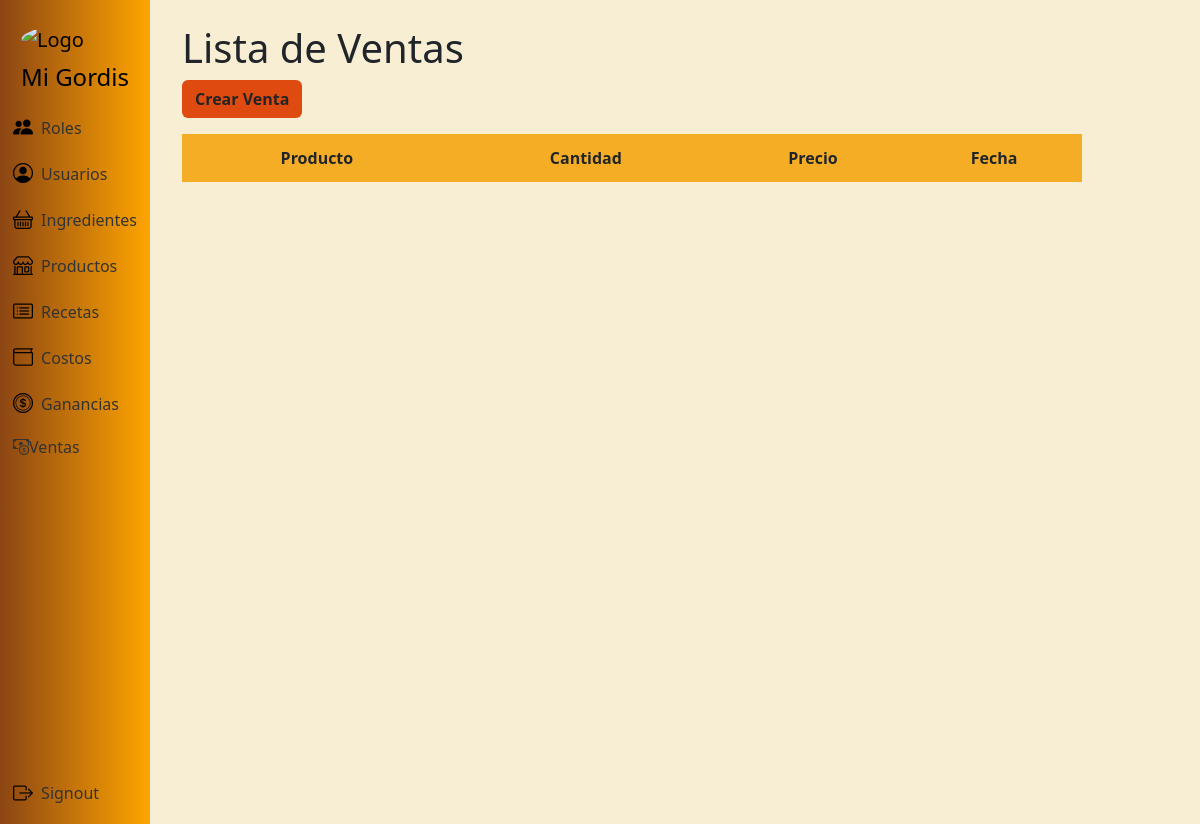
The app's page /ventas/ (signed in), older data.
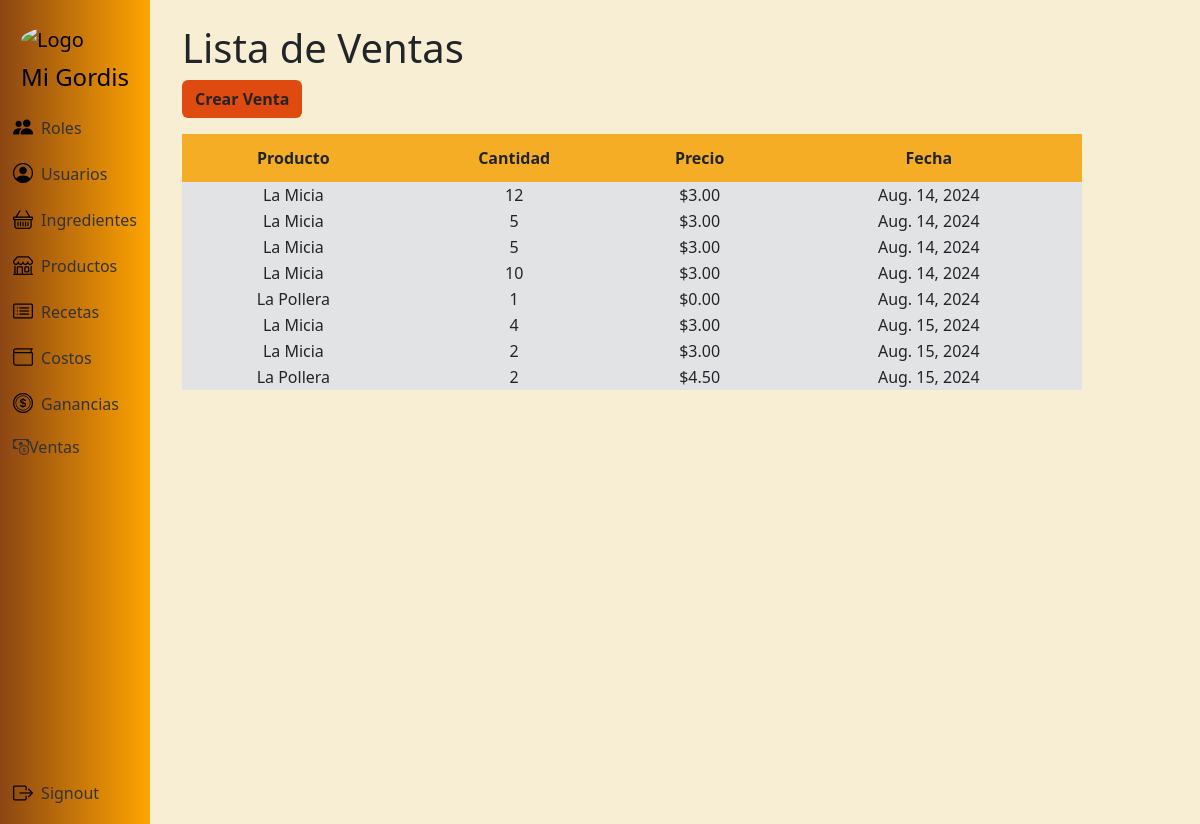
The same page, newer data.
### app/models.py (models this page shows, shortened)
class Venta(models.Model):
    producto = models.ForeignKey(Producto, on_delete=models.CASCADE)
    cantidad = models.PositiveIntegerField()
    precio = models.DecimalField(max_digits=10, decimal_places=2, editable=False)
    fecha = models.DateField(auto_now_add=True)

class Producto(models.Model):
    id_producto = models.AutoField(primary_key=True)
    nombre_producto = models.CharField(max_length=100)
    descripcion = models.TextField(blank=True, null=True)

### app/views.py (the view)
# urls.py: path('ventas/', views.venta_listar, name='venta_listar'),
@login_required
@admin_required
def venta_listar(request):
    ventas = Venta.objects.all()
    return render(request, 'venta/venta_listar.html', {'ventas': ventas})

### app/models.py (called while the page is built)
    @property
    def is_rol_admin(self):
        return self.rol.is_admin if self.rol else False

### app/templates/venta/venta_listar.html
{% extends 'layouts/base.html' %}
{% block content %}
<h1>Lista de Ventas</h1>
<a class="btn btn-color fw-bold mb-3" href="{% url 'venta_crear' %}" role="button">Crear Venta</a>
<table class="tb">
  <thead class="encabezado-tabla fw-bold">
    <tr>
      <th>Producto</th>
      <th>Cantidad</th>
      <th>Precio</th>
      <th>Fecha</th>
    </tr>
  </thead>
  <tbody class="bg-secondary-subtle">
    {% for venta in ventas %}
    <tr>
        <td>{{ venta.producto.nombre_producto }}</td>
        <td>{{ venta.cantidad }}</td>
        <td>${{ venta.precio }}</td>
        <td>{{ venta.fecha }}</td>
    </tr>
    {% endfor %}
  </tbody>
</table>
{% endblock %}

### app/templates/layouts/base.html (shortened to what this page needs)
<!DOCTYPE html>
<html lang="en">
<head>
    <link rel="stylesheet" href="https://cdn.jsdelivr.net/npm/bootstrap@5.3.2/dist/css/bootstrap.min.css">
    <link rel="stylesheet" href="https://cdn.jsdelivr.net/npm/bootstrap-icons@1.11.3/font/bootstrap-icons.min.css">
    {% load static %}
    <link rel="stylesheet" href="{% static 'css/styles.css' %}">
</head>
<body>
    <main>
        <nav class="navbar navbar-expand-lg navbar-light align-items-start">
            <div class="d-flex flex-column align-items-center justify-content-start h-100 w-100">
                <a class="navbar-brand d-flex flex-column m-auto gap-2" href="{% url 'home' %}">
                    <img src="{% static 'img/logo.jpg' %}" alt="Logo" class="logo-image rounded-circle">
                    <h4 class="text-center">Mi Gordis</h4>
                </a>
                <div class="d-flex flex-column h-100" id="navbarNav">
                    <ul class="navbar-nav flex-column h-100 justify-content-between">
                        <div>
                            <li class="nav-item">
                                <a class="nav-link" href="{% url 'roles' %}">
                                    <i class="bi bi-people-fill custom-icon"></i>
                                    Roles
                                </a>
                            </li>
                            <li class="nav-item">
                                <a class="nav-link" href="{% url 'usuarios' %}">
                                    <i class="bi bi-person-circle custom-icon"></i>
                                    Usuarios
                                </a>
                            </li>
                            <li class="nav-item">
                                <a class="nav-link" href="{% url 'ingredientes' %}">
                                    <i class="bi bi-basket custom-icon"></i>
                                    Ingredientes
                                </a>
                            </li>
                            <li clsss="nav-item">
                                <a class="nav-link" href="{% url 'productos' %}">
                                    <i class="bi bi-shop custom-icon"></i>
                                    Productos
                                </a>
                            </li>
                            <li class="nav-item">
                                <a class="nav-link" href="{% url 'recetas' %}">
                                    <i class="bi bi-card-list custom-icon"></i>
                                    Recetas
                                </a>
                            </li>
                            <li class="nav-item">
                                <a class="nav-link" href="{% url 'costos' %}">
                                    <i class="bi bi-wallet custom-icon"></i>
                                    Costos
                                </a>
                            </li>
                            <li class="nav-item">
                                <a class="nav-link" href="{% url 'ganancias' %}">
                                    <i class="bi bi-coin custom-icon"></i>
                                    Ganancias
                                </a>
                            </li>
                            <li class="nav-item">
                                <a class="nav-link" href="{% url 'venta_listar' %}">
                                    <i class="bi bi-cash-coin"></i>
                                    Ventas
                                </a>
                            </li>
                        </div>
                        <div>
                            <li class="nav-item">
                                <a class="nav-link" href="{% url 'signout' %}">
                                    <i class="bi bi-box-arrow-right custom-icon"></i>
                                    Signout
                                </a>
                            </li>
                        </div>
                    </ul>
                </div>
            </div>
        </nav>
        <div class="container mt-4">
            {% block content %}{% endblock %}
        </div>
    </main>
</body>
</html>

### app/static/css/styles.css (style rules this page uses)
.tb { width: 900px; text-align: center; }
.encabezado-tabla { background-color: #f5ad25; height: 3em; }
.btn-color { background-color: #df4a10; color: #242424; }

### app/templates/layouts/base.html (style rules this page uses)
html, body { height: 100%; margin: 0; padding: 0; }
body { background-color: #f8eed4; background-size: cover; background-repeat: no-repeat; background-position: center; background-attachment: fixed; padding-left: 170px; }
.navbar { background-image: linear-gradient(to right, #8B4513, #FFA500); position: fixed; left: 0; top: 0; bottom: 0; width: 150px; overflow-x: hidden; padding-top: 20px; }
.navbar .nav-link { color: #333; text-decoration: none; display: flex; align-items: center; }
.logo-image { max-height: 120px; }
.custom-icon { margin-right: 0.5rem; font-weight: bold; font-size: 1.25rem; color: black; }

Row changes from the older to the newer data that the page shows:
added Venta: producto.nombre_producto "La Micia", cantidad "12", precio "3.00", fecha "Aug. 14, 2024"
added Venta: producto.nombre_producto "La Micia", cantidad "5", precio "3.00", fecha "Aug. 14, 2024"
added Venta: producto.nombre_producto "La Micia", cantidad "5", precio "3.00", fecha "Aug. 14, 2024"
added Venta: producto.nombre_producto "La Micia", cantidad "10", precio "3.00", fecha "Aug. 14, 2024"
added Venta: producto.nombre_producto "La Pollera", cantidad "1", precio "0.00", fecha "Aug. 14, 2024"
added Venta: producto.nombre_producto "La Micia", cantidad "4", precio "3.00", fecha "Aug. 15, 2024"
added Venta: producto.nombre_producto "La Micia", cantidad "2", precio "3.00", fecha "Aug. 15, 2024"
added Venta: producto.nombre_producto "La Pollera", cantidad "2", precio "4.50", fecha "Aug. 15, 2024"
